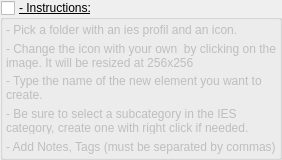
                   <widget class="QGroupBox" name="groupBox_sgInstructionsAdd_3">
                    <property name="minimumSize">
                     <size>
                      <width>0</width>
                      <height>160</height>
                     </size>
                    </property>
                    <property name="maximumSize">
                     <size>
                      <width>16777215</width>
                      <height>160</height>
                     </size>
                    </property>
                    <property name="font">
                     <font>
                      <pointsize>9</pointsize>
                      <bold>false</bold>
                      <underline>true</underline>
                     </font>
                    </property>
                    <property name="title">
                     <string>- Instructions:</string>
                    </property>
                    <property name="checkable">
                     <bool>true</bool>
                    </property>
                    <property name="checked">
                     <bool>false</bool>
                    </property>
                    <layout class="QVBoxLayout" name="verticalLayout_23">
                     <property name="leftMargin">
                      <number>3</number>
                     </property>
                     <property name="topMargin">
                      <number>3</number>
                     </property>
                     <property name="rightMargin">
                      <number>3</number>
                     </property>
                     <property name="bottomMargin">
                      <number>3</number>
                     </property>
                     <item>
                      <widget class="QLabel" name="label_sgInstructionsAdd_line01_3">
                       <property name="font">
                        <font>
                         <pointsize>9</pointsize>
                         <bold>false</bold>
                         <underline>false</underline>
                        </font>
                       </property>
                       <property name="text">
                        <string>- Pick a folder with an ies profil and an icon.</string>
                       </property>
                       <property name="wordWrap">
                        <bool>true</bool>
                       </property>
                      </widget>
                     </item>
                     <item>
                      <widget class="QLabel" name="label_sgInstructionsAdd_line02_3">
                       <property name="font">
                        <font>
                         <pointsize>9</pointsize>
                         <bold>false</bold>
                         <underline>false</underline>
                        </font>
                       </property>
                       <property name="text">
                        <string>- Change the icon with your own  by clicking on the image. It will be resized at 256x256</string>
                       </property>
                       <property name="wordWrap">
                        <bool>true</bool>
                       </property>
                      </widget>
                     </item>
                     <item>
                      <widget class="QLabel" name="label_sgInstructionsAdd_line03_3">
                       <property name="font">
                        <font>
                         <pointsize>9</pointsize>
                         <bold>false</bold>
                         <underline>false</underline>
                        </font>
                       </property>
                       <property name="text">
                        <string>- Type the name of the new element you want to create.</string>
                       </property>
                       <property name="wordWrap">
                        <bool>true</bool>
                       </property>
                      </widget>
                     </item>
                     <item>
                      <widget class="QLabel" name="label_sgInstructionsAdd_line04_3">
                       <property name="font">
                        <font>
                         <pointsize>9</pointsize>
                         <bold>false</bold>
                         <underline>false</underline>
                        </font>
                       </property>
                       <property name="text">
                        <string>- Be sure to select a subcategory in the IES category, create one with right click if needed.</string>
                       </property>
                       <property name="wordWrap">
                        <bool>true</bool>
                       </property>
                      </widget>
                     </item>
                     <item>
                      <widget class="QLabel" name="label_sgInstructionsAdd_line05_3">
                       <property name="font">
                        <font>
                         <pointsize>9</pointsize>
                         <bold>false</bold>
                         <underline>false</underline>
                        </font>
                       </property>
                       <property name="text">
                        <string>- Add Notes, Tags (must be separated by commas)</string>
                       </property>
                       <property name="wordWrap">
                        <bool>true</bool>
                       </property>
                      </widget>
                     </item>
                    </layout>
                   </widget>
